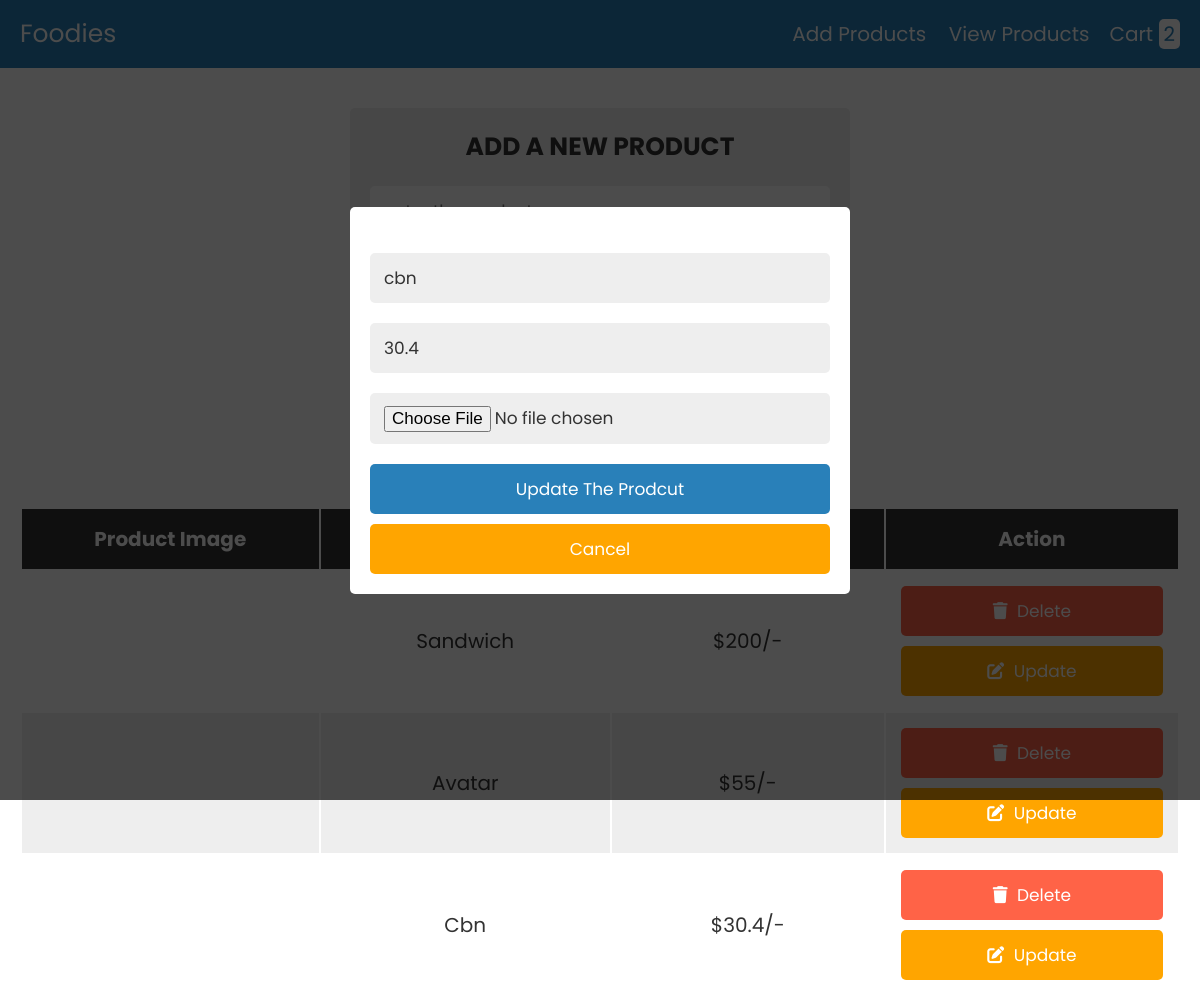
Screenshot of /admin.php?edit=6 with the database file from the repository.
### tables this page shows
CREATE TABLE `products` (
  `id` int(255) NOT NULL,
  `name` varchar(255) NOT NULL,
  `price` varchar(255) NOT NULL,
  `image` varchar(255) NOT NULL
);

### admin.php (the view, shortened to what this page needs)
<?php
@include 'config.php';
?>
<!DOCTYPE html>
<html lang="en">
<head>
   <link rel="stylesheet" href="https://cdnjs.cloudflare.com/ajax/libs/font-awesome/6.0.0/css/all.min.css">
   <link rel="stylesheet" href="css/style.css">
</head>
<body>
<?php include 'header.php'; ?>
<div class="container">
<section>
<form action="" method="post" class="add-product-form" enctype="multipart/form-data">
   <h3>add a new product</h3>
</form>
</section>
<section class="display-product-table">
   <table>
      <thead>
         <th>product image</th>
         <th>product name</th>
         <th>product price</th>
         <th>action</th>
      </thead>
      <tbody>
         <?php
            $select_products = mysqli_query($conn, "SELECT * FROM `products`");
            if(mysqli_num_rows($select_products) > 0){
               while($row = mysqli_fetch_assoc($select_products)){
         ?>
         <tr>
            <td><img src="uploaded_img/<?php echo $row['image']; ?>" height="100" alt=""></td>
            <td><?php echo $row['name']; ?></td>
            <td>$<?php echo $row['price']; ?>/-</td>
            <td>
               <a href="admin.php?delete=<?php echo $row['id']; ?>" class="delete-btn" onclick="return confirm('are your sure you want to delete this?');"> <i class="fas fa-trash"></i> delete </a>
               <a href="admin.php?edit=<?php echo $row['id']; ?>" class="option-btn"> <i class="fas fa-edit"></i> update </a>
            </td>
         </tr>
         <?php
            };
            }else{
               echo "<div class='empty'>no product added</div>";
            };
         ?>
      </tbody>
   </table>
</section>
<section class="edit-form-container">
   <?php
   if(isset($_GET['edit'])){
      $edit_id = $_GET['edit'];
      $edit_query = mysqli_query($conn, "SELECT * FROM `products` WHERE id = $edit_id");
      if(mysqli_num_rows($edit_query) > 0){
         while($fetch_edit = mysqli_fetch_assoc($edit_query)){
   ?>
   <form action="" method="post" enctype="multipart/form-data">
      <input type="text" class="box" required name="update_p_name" value="<?php echo $fetch_edit['name']; ?>">
      <input type="number" min="0" class="box" required name="update_p_price" value="<?php echo $fetch_edit['price']; ?>">
      <input type="file" class="box" required name="update_p_image" accept="image/png, image/jpg, image/jpeg">
      <input type="submit" value="update the prodcut" name="update_product" class="btn">
      <input type="reset" value="cancel" id="close-edit" class="option-btn">
   </form>
   <?php
            };
         };
      };
   ?>
</section>
</div>
</body>
</html>

### css/style.css (style rules this page uses)
:root { --blue:#2980b9; --red:tomato; --orange:orange; --black:#333; --white:#fff; --bg-color:#eee; --dark-bg:rgba(0,0,0,.7); --box-shadow:0 .5rem 1rem rgba(0,0,0,.1); --border:.1rem solid #999; }
* { font-family: 'Poppins', sans-serif; margin:0; padding:0; box-sizing: border-box; outline: none; border:none; text-decoration: none; text-transform: capitalize; }
html { font-size: 62.5%; overflow-x: hidden; }
.container { max-width: 1200px; margin:0 auto; }
section { padding:2rem; }
.btn, .option-btn, .delete-btn { display: block; width: 100%; text-align: center; background-color: var(--blue); color:var(--white); font-size: 1.7rem; padding:1.2rem 3rem; border-radius: .5rem; cursor: pointer; margin-top: 1rem; }
.option-btn i, .delete-btn i { padding-right: .5rem; }
.option-btn { background-color: var(--orange); }
.delete-btn { margin-top: 0; background-color: var(--red); }
.add-product-form { max-width: 50rem; background-color: var(--bg-color); border-radius: .5rem; padding:2rem; margin:0 auto; margin-top: 2rem; }
.add-product-form h3 { font-size: 2.5rem; margin-bottom: 1rem; color:var(--black); text-transform: uppercase; text-align: center; }
.display-product-table table { width: 100%; text-align: center; }
.display-product-table table thead th { padding:1.5rem; font-size: 2rem; background-color: var(--black); color:var(--white); }
.display-product-table table td { padding:1.5rem; font-size: 2rem; color:var(--black); }
.display-product-table table td:first-child { padding:0; }
.display-product-table table tr:nth-child(even) { background-color: var(--bg-color); }
.edit-form-container { position: fixed; top:0; left:0; z-index: 1100; background-color: var(--dark-bg); padding:2rem; display: none; align-items: center; justify-content: center; min-height: 100vh; width: 100%; }
.edit-form-container form { width: 50rem; border-radius: .5rem; background-color: var(--white); text-align: center; padding:2rem; }
.edit-form-container form .box { width: 100%; background-color: var(--bg-color); border-radius: .5rem; margin:1rem 0; font-size: 1.7rem; color:var(--black); padding:1.2rem 1.4rem; text-transform: none; }

### rows the page displays
products: name "Sandwich", price "200"
products: name "Avatar", price "55"
products: name "Cbn", price "30.4", update_p_name "cbn", update_p_price "30.4"

### other values shown
$row_count "2"
